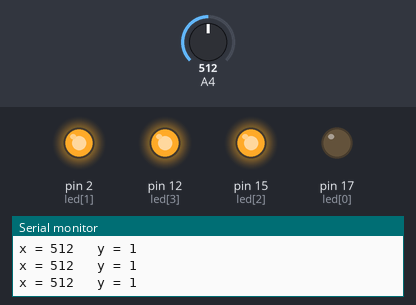
This sketch was run on a simulated Arduino Mega 2560, built with avr-gcc and run on an emulated ATmega2560. On the bench: output pins drawn as LEDs (lit = HIGH), the last lines printed to the serial monitor. The test bench sets the inputs (shaded band); at power-on: A4 = 512.

Above: at 1.2 s.
1.3 s: A4 set to 537
2.8 s: A4 set to 561
At 3.1 s:
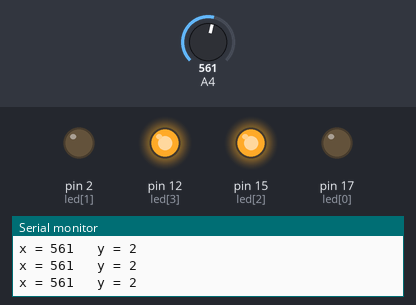
4.3 s: A4 set to 607
5.8 s: A4 set to 637
At 7.0 s:
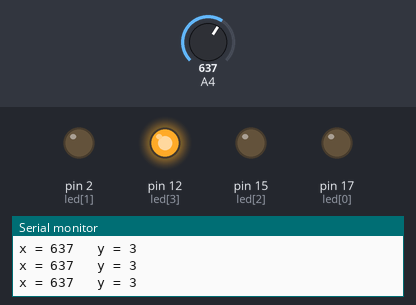
7.3 s: A4 set to 687
8.8 s: A4 set to 707
At 10.0 s:
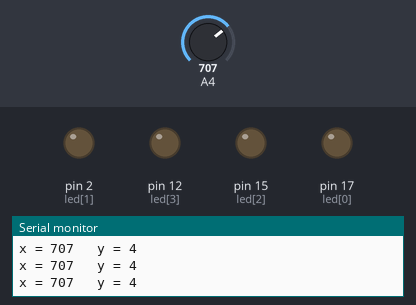
Timing chart, 0 to 11.3 s (numbered marks = the images above; inputs shaded):
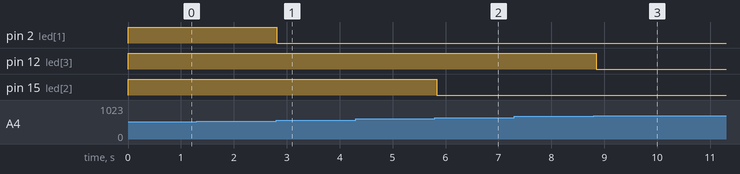

The sketch:

lab6.ino
```cpp
int ldr = 36;
int led[4] = {17, 2, 15, 12};

void setup() {
  Serial.begin(9600);
  for (int i = 0; i < 4; i++) {
    pinMode(led[i], OUTPUT);
    digitalWrite(led[i], HIGH);
  }
}

void loop() {
  int x = analogRead(ldr);
  int y = map(x, 400, 700, 0, 4);

  Serial.print("x = ");
  Serial.print(x);
  Serial.print("\t y = ");
  Serial.println(y);

  for (int i = 0; i < 4; i++) {
    digitalWrite(led[i],  HIGH);
  }

  if (y == 0) {
  }
  else if (y == 1) {
    digitalWrite(led[0],LOW);

  }
  else if (y == 2) {
    digitalWrite(led[0],LOW);
    digitalWrite(led[1],LOW);
  }
  else if (y == 3) {
    digitalWrite(led[0],LOW);
    digitalWrite(led[1],LOW);
    digitalWrite(led[2],LOW);
  }
  else if (y >= 4) {
    for (int i = 0; i < 4; i++) {
      digitalWrite(led[i],LOW);
    }
  }
  delay(100);
}
```

Measured:
- the behaviour switches between 549 and 550 on A4 (found by bisection; images 0 and 1)
- the behaviour switches between 624 and 625 on A4 (found by bisection; images 1 and 2)
- the behaviour switches between 699 and 700 on A4 (found by bisection; images 2 and 3)
- after the input at 2.8 s, pin 2 (led[1]): HIGH → LOW at once
- after the input at 5.8 s, pin 15 (led[2]): HIGH → LOW at once
- after the input at 8.8 s, pin 12 (led[3]): HIGH → LOW after 0.05 s
